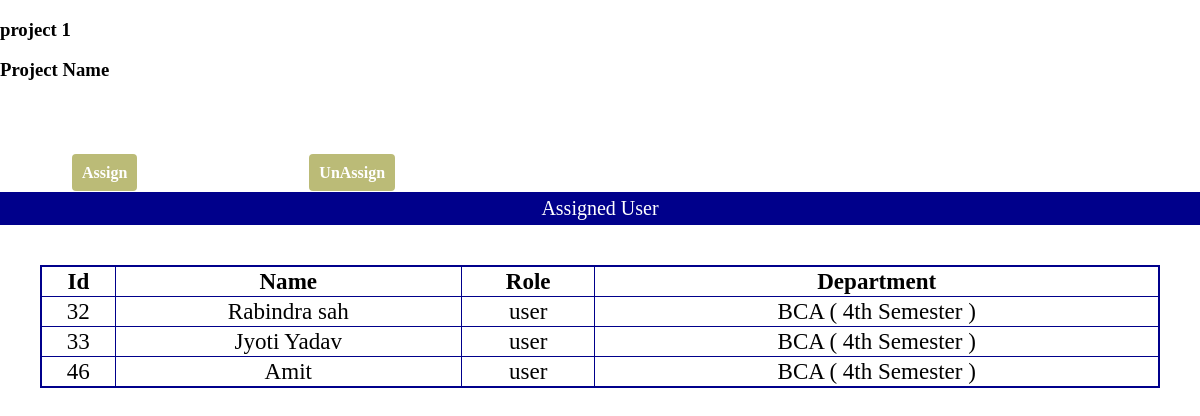
Page /Assignment/assigned_user.php?p_id=21 (signed in) on the committed database.
### tables this page shows
CREATE TABLE `project` (
  `id` int(11) NOT NULL,
  `project_name` varchar(255) NOT NULL,
  `file_type` int(11) NOT NULL,
  `file` varchar(255) DEFAULT NULL,
  `cost` int(11) NOT NULL,
  `project_details` text DEFAULT NULL,
  `created_date` timestamp NOT NULL DEFAULT current_timestamp() ON UPDATE current_timestamp(),
  `deadline` datetime DEFAULT NULL
);

CREATE TABLE `assigned_member` (
  `Id` int(11) NOT NULL,
  `user_id` int(11) DEFAULT 0,
  `project_id` int(11) DEFAULT 0,
  `foreman_id` int(11) DEFAULT 0,
  `main_task_id` int(11) NOT NULL
);

CREATE TABLE `users` (
  `id` int(11) NOT NULL,
  `fullname` varchar(255) NOT NULL,
  `email` varchar(50) DEFAULT NULL,
  `phone` int(11) DEFAULT NULL,
  `address` varchar(255) NOT NULL,
  `username` varchar(255) DEFAULT NULL,
  `password` varchar(255) DEFAULT NULL,
  `department_id` int(11) DEFAULT NULL,
  `role` varchar(20) NOT NULL,
  `created_date` timestamp NOT NULL DEFAULT current_timestamp() ON UPDATE current_timestamp()
);

CREATE TABLE `department` (
  `dpt_id` int(11) NOT NULL,
  `department_name` varchar(255) NOT NULL,
  `created_date` timestamp NOT NULL DEFAULT current_timestamp() ON UPDATE current_timestamp()
);

### Assignment/assigned_user.php (the view, shortened to what this page needs)
<?php
include '../dbconnect/dbconnect.php';
$project_id = $_GET['p_id'];
   $userType = $_SESSION["user_type"];
?>
<!DOCTYPE html>
<html lang="en">
<head>
    <link rel="stylesheet" href="../css/project_details.css">
    <link rel="stylesheet" href="../css/assignment.css">
</head>
<body>
    <?php
if($userType== "admin" || $userType== "foreman" || $userType=="user")
        { ?>
    <?php
        include "./header/header.php";
    ?>
        <?php
        if(!($userType=='user')){?>
        <div class="layout">
                <a href="./userAssignProject.php?p_id=<?php echo $project_id ?>" id="assign_user">Assign</a>
                <a href="./unassign.php?p_id=<?php echo $project_id; ?>" id="assign_user">UnAssign</a>
                 </div>
            <?php
            }?>
        <center><div Class="user_nav">Assigned User</div></center>
        <div class='showuser'>
            <div class="usertableview">
                <form action="" method="POST">
                    <table border="1">
                        <?php
                            $query_assigned_view="SELECT * from assigned_member where project_id='$project_id'";
                            $result_assigned=mysqli_query($conn,$query_assigned_view);
                            $num_assigned=mysqli_num_rows($result_assigned);
                            if($num_assigned>0)
                            {?>
                             <tr>
                                <th>Id</th>
                                <th>Name</th>
                                <th>Role</th>
                                <th>Department</th>
                                </tr>
                                <?php
                                while($row=mysqli_fetch_assoc($result_assigned))
                                {
                                    $assigned_user_id=$row['user_id'];
                                    if($assigned_user_id=='0')
                                    {
                                    }
                                    else if(!$assigned_user_id=='0')
                                    {
                                        $query_users_view="SELECT * from users where id='$assigned_user_id'";
                                        $result_view=mysqli_query($conn,$query_users_view);
                                        $num_view=mysqli_num_rows($result_view);
                                        if($num_view>0)
                                        {
                                            while($row=mysqli_fetch_assoc($result_view))
                                            {
                                                $user_id=$row['id'];
                                                $fullname=$row['fullname'];
                                                $role=$row['role'];
                                                $dpt_id=$row['department_id'];
                                            }
                                        }
                                        ?>
                                        <tr>
                                            <td><?php echo  $user_id ?></td>
                                            <td><?php echo $fullname  ?></td>
                                            <td><?php echo $role ?></td>
                                        <?php
                                            $query_department_view="SELECT * from department where dpt_id='$dpt_id'";
                                            $dpt_result_view=mysqli_query($conn,$query_department_view);
                                                $row=mysqli_fetch_assoc($dpt_result_view);
                                                    $dpt_name=$row['department_name'];
                                        ?>
                                        <td><?php echo $dpt_name ?></td>
                                        </tr>
                                        <?php
                                    }
                                }
                            }
                            else
                            {
                                echo "No Assigned Member Found.";
                            }
                        ?>
                    </table>
            </div>
        </div>
    <?php
    }
    else
    { echo "Access Forbidden";
    }?>
</body>
</html>

### Assignment/header/header.php (shortened to what this page needs)
<?php
    if($userType== "admin" || $userType== "foreman" || $userType=="user")
    { ?>
        <div class="mainhead">
            <table border="0">
                <div class="project_info">
                    <?php
                        $sql="select * from project where id=$project_id" ;
                        $result_view=mysqli_query($conn,$sql);
                        $row_view=mysqli_fetch_assoc($result_view);
                        $fetched_project_name=$row_view['project_name'];
                    ?>
                    <div id="project_name">
                    <h3 class="p_n">
                            <?php
                            echo $fetched_project_name ;
                            ?>
                        </h3>
                        <?php if($userType=="user"){?>
                    <h3> Project Name </h3>
                    <?php }
                    else
                    { ?>
                        <h3 class="p">Project Name </h3>
                    <?php } ?>
                    </div>
                </div>
            </table>
        </div>
    <?php
    }?>

### css/project_details.css (style rules this page uses)
body { margin: 0px; padding: 0px; }
a { color: #551A8B; text-decoration: none; }
#assign_user { margin-right: 6rem; color: white; padding: 10px; }
td { font-size: 10px; color: black; text-align: center; }
th { font-size: 15px; text-align: center; }

### css/assignment.css (style rules this page uses)
body { margin:0px; padding:0px; }
.showuser, .showforeman { width: 100%; height: 300px; display: flex; align-content: center; }
.usertableview, .foremantableview { flex: 6; margin:40px; }
table,th,td { text-align: center; font-size: larger; border-collapse: collapse; }
table { width: 100%; border: 2px solid darkblue; }
.foreman_nav, .user_nav { background-color: darkblue; color: white; font-size: 20px; padding: 5px; }
.layout { margin-top:4rem; margin-bottom:10px; }
#assign_user { margin-left:4.5rem; padding:10px; background-color:#bbbb77; text-decoration:none; border-radius:4px; color:white; font-weight: bold; }

### rows in the picture
project: project_name "project 1"
assigned_member: user "32", user.fullname "Rabindra sah", user.role "user", department.department_name "BCA ( 4th Semester )"
assigned_member: user "33", user.fullname "Jyoti Yadav", user.role "user", department.department_name "BCA ( 4th Semester )"
assigned_member: user "46", user.fullname "Amit", user.role "user", department.department_name "BCA ( 4th Semester )"
